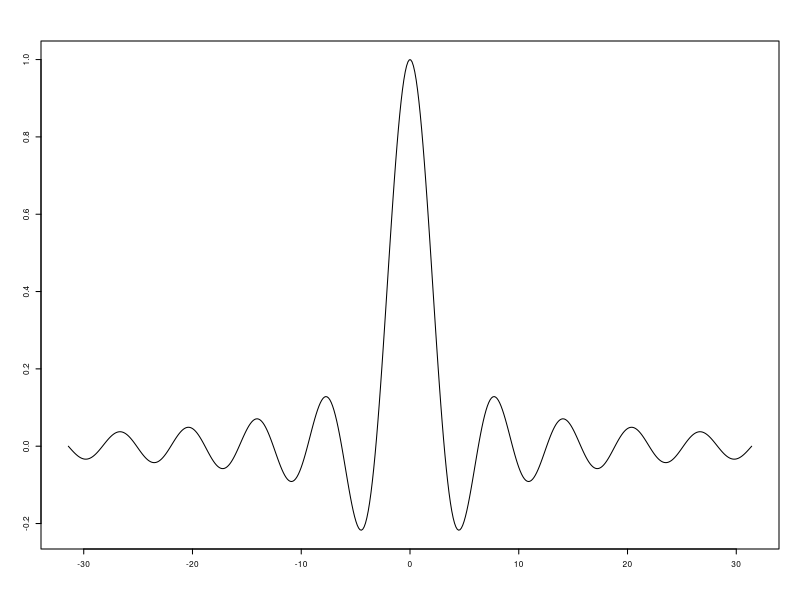
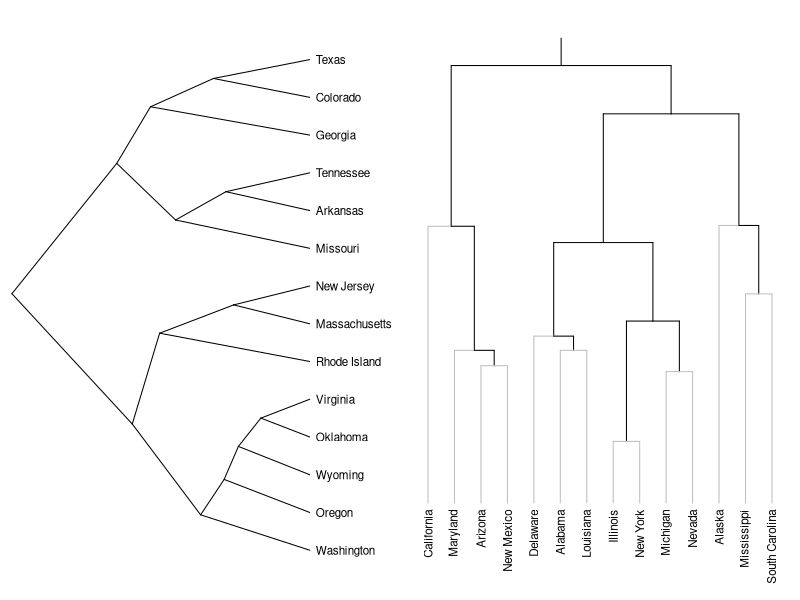

Reproduce these figures in R, in order.
par(cex=.5)
plot(function(x) { 
         sin(x)/x 
     }, 
     from=-10*pi, to=10*pi, 
     xlab="", ylab="", n=500)




par(mfrow=c(1, 2))
par(mar=c(7, 0, 3, 1))
par(mex=0.7)

hc <- hclust(dist(USArrests), "ave")
dend1 <- as.dendrogram(hc)
dend2 <- cut(dend1, h=70)
par(cex=0.7)
par(mar=c(1, 0, 2, 8))
#  dend2$lower is *NOT* a dendrogram, but a list of .. :
plot(dend2$lower[[3]], 
  horiz = TRUE, type = "tr", axes=FALSE, cex=0.8)
par(mar=c(8, 0, 2, 0))
# "inner" and "leaf" edges in different type & color :
plot(dend2$lower[[2]], 
     edgePar = list(col=c("black", "gray")), edge.root=TRUE, 
     axes=FALSE, cex=0.8)



